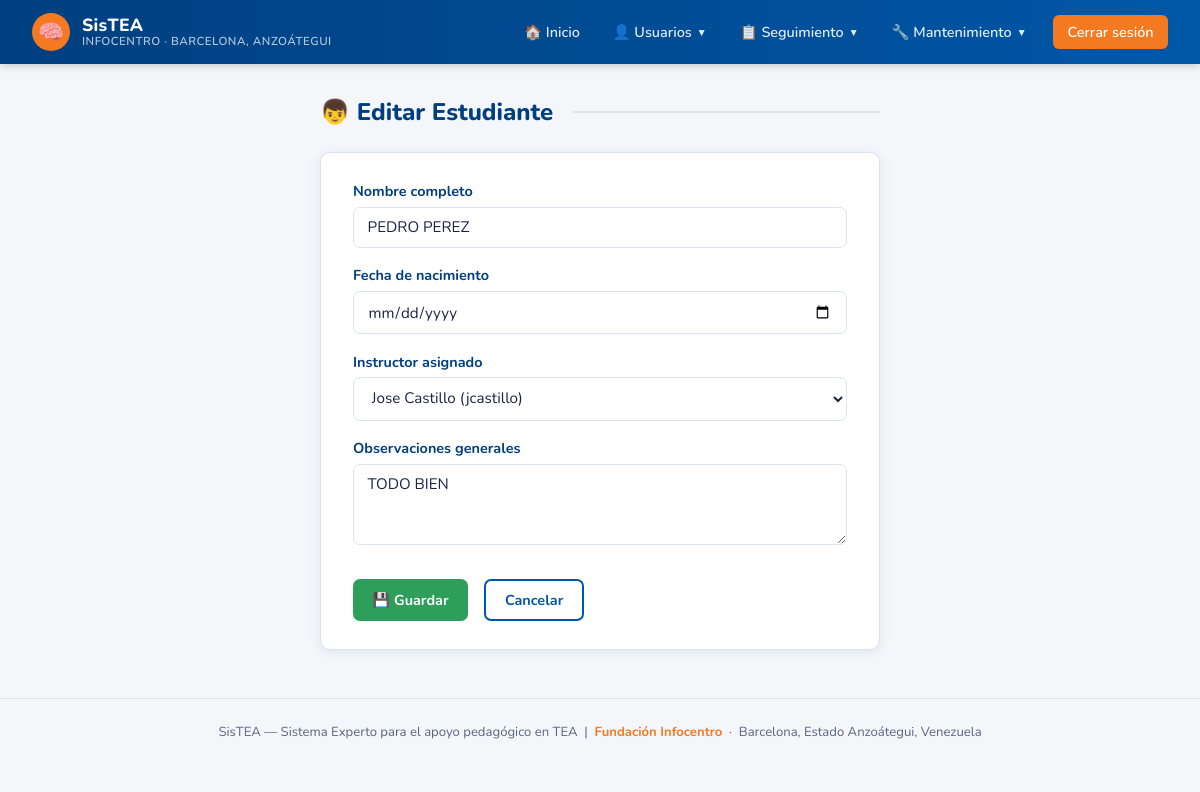
The app's page /panel/estudiantes/1/editar/ (signed in) with its own data.
### sistex/models.py (models this page shows, shortened)
class Estudiante(models.Model):
    usuario = models.OneToOneField(User, on_delete=models.CASCADE, null=True, blank=True, related_name='estudiante_perfil')
    nombre = models.CharField(max_length=100)
    fecha_nacimiento = models.DateField()
    instructor = models.ForeignKey(Instructor, on_delete=models.SET_NULL, null=True, related_name='estudiantes')
    observaciones = models.TextField(blank=True)
    fecha_registro = models.DateTimeField(auto_now_add=True)
    class Meta:
        verbose_name = "Estudiante"
        verbose_name_plural = "Estudiantes"

### sistex/views.py (the view)
# urls.py: path('panel/estudiantes/<int:pk>/editar/', views.admin_editar_estudiante, name='admin_editar_estudiante'),
@admin_required
def admin_editar_estudiante(request, pk):
    estudiante = get_object_or_404(Estudiante, pk=pk)
    if request.method == 'POST':
        form = EditarEstudianteForm(request.POST, instance=estudiante)
        if form.is_valid():
            form.save()
            registrar_log(request, 'editar', f'Estudiante editado: {estudiante.nombre}')
            messages.success(request, 'Estudiante actualizado correctamente.')
            return redirect('admin_estudiantes')
    else:
        form = EditarEstudianteForm(instance=estudiante)
    return render(request, 'sistex/admin/form_estudiante.html', {
        'form': form, 'titulo': 'Editar Estudiante'
    })

### sistex/forms.py
class EditarEstudianteForm(forms.ModelForm):
    class Meta:
        model = Estudiante
        fields = ['nombre', 'fecha_nacimiento', 'instructor', 'observaciones']
        widgets = {
            'fecha_nacimiento': forms.DateInput(attrs={'type': 'date'}),
            'observaciones':    forms.Textarea(attrs={'rows': 3}),
        }
        labels = {
            'nombre':           'Nombre completo',
            'fecha_nacimiento': 'Fecha de nacimiento',
            'instructor':       'Instructor asignado',
            'observaciones':    'Observaciones generales',
        }

### sistex/models.py (called while the page is built)
    def __str__(self):
        return f"{self.usuario.get_full_name()} ({self.usuario.username})"

### sistex/views.py (called while the page is built)
def admin_required(view_func):
    @wraps(view_func)
    def wrapper(request, *args, **kwargs):
        if not request.user.is_authenticated:
            return redirect('login')
        if not request.user.is_staff:
            messages.error(request, 'No tienes permisos para acceder a esa sección.')
            return redirect('dashboard')
        return view_func(request, *args, **kwargs)
    return wrapper

### sistex/templates/sistex/admin/form_estudiante.html (shortened to what this page needs)
{% extends 'sistex/base.html' %}
{% block content %}
<div style="max-width: 560px; margin: 0 auto;">
    <p class="page-title">👦 {{ titulo }}</p>
    <div class="card">
        <form method="post">
            {% for field in form %}
            <div class="form-group">
                <label>{{ field.label }}</label>
                {{ field }}
            </div>
            {% endfor %}
            <div style="margin-top: 1.75rem; display: flex; gap: 1rem;">
                <button type="submit" class="btn btn-success">💾 Guardar</button>
                <a href="{% url 'admin_estudiantes' %}" class="btn btn-outline">Cancelar</a>
            </div>
        </form>
    </div>
</div>
{% endblock %}

### sistex/templates/sistex/base.html (style rules this page uses)
:root { --azul: #0057A8; --azul-oscuro: #003F7F; --azul-claro: #E8F1FB; --naranja: #F47920; --naranja-hover: #D4661A; --verde: #2E9E5B; --verde-hover: #237A47; --rojo: #D93025; --rojo-hover: #B02519; --gris-bg: #F4F6FA; --gris-borde: #DDE3EE; --texto: #1A2340; --texto-suave: #5A6480; --blanco: #FFFFFF; --sombra: 0 2px 12px rgba(0,87,168,0.10); --radio: 10px; }
* { margin: 0; padding: 0; box-sizing: border-box; }
body { font-family: 'Nunito', 'Segoe UI', sans-serif; background: var(--gris-bg); color: var(--texto); min-height: 100vh; }
.card { background: var(--blanco); border-radius: var(--radio); padding: 1.75rem 2rem; margin-bottom: 1.5rem; box-shadow: var(--sombra); border: 1px solid var(--gris-borde); }
.btn { display: inline-flex; align-items: center; gap: 0.4rem; padding: 0.55rem 1.2rem; background: var(--azul); color: var(--blanco); text-decoration: none; border-radius: 7px; border: none; cursor: pointer; font-family: 'Nunito', sans-serif; font-weight: 700; font-size: 0.9rem; transition: background 0.2s, transform 0.1s; }
.btn-success { background: var(--verde); }
.btn-outline { background: transparent; color: var(--azul); border: 2px solid var(--azul); }
.form-group { margin-bottom: 1.1rem; }
.form-group label { display: block; font-weight: 700; font-size: 0.9rem; color: var(--azul-oscuro); margin-bottom: 0.35rem; }
.form-group input, .form-group select, .form-group textarea { width: 100%; padding: 0.6rem 0.85rem; border: 1.5px solid var(--gris-borde); border-radius: 7px; font-family: 'Nunito', sans-serif; font-size: 0.95rem; color: var(--texto); transition: border-color 0.2s, box-shadow 0.2s; background: var(--blanco); }
.page-title { font-size: 1.5rem; font-weight: 800; color: var(--azul-oscuro); margin-bottom: 1.5rem; display: flex; align-items: center; gap: 0.5rem; }
.page-title::after { content: ''; flex: 1; height: 2px; background: var(--gris-borde); margin-left: 0.75rem; }

### records on screen
Estudiante: form "PEDRO PEREZ" "Jose Castillo (jcastillo)" "TODO BIEN"

### other values on screen
{{ titulo }} "Editar Estudiante"
{{ field.label }} "Nombre completo" "Fecha de nacimiento" "Instructor asignado" "Observaciones generales"
